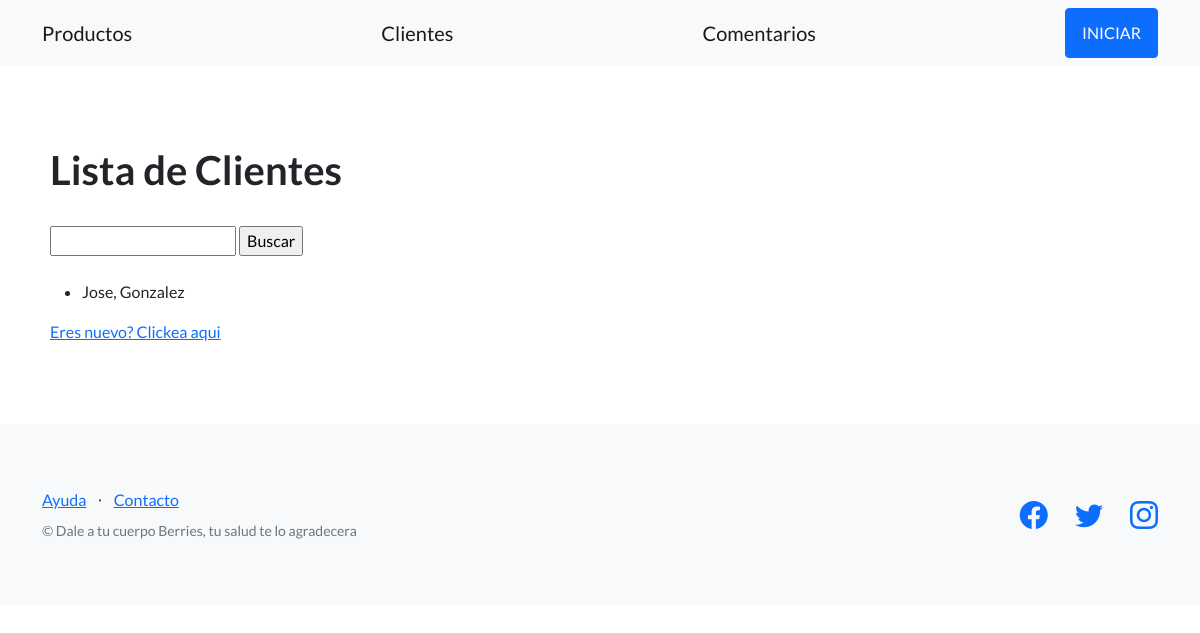
/compras/clientes/, run on an earlier commit of the app's database.
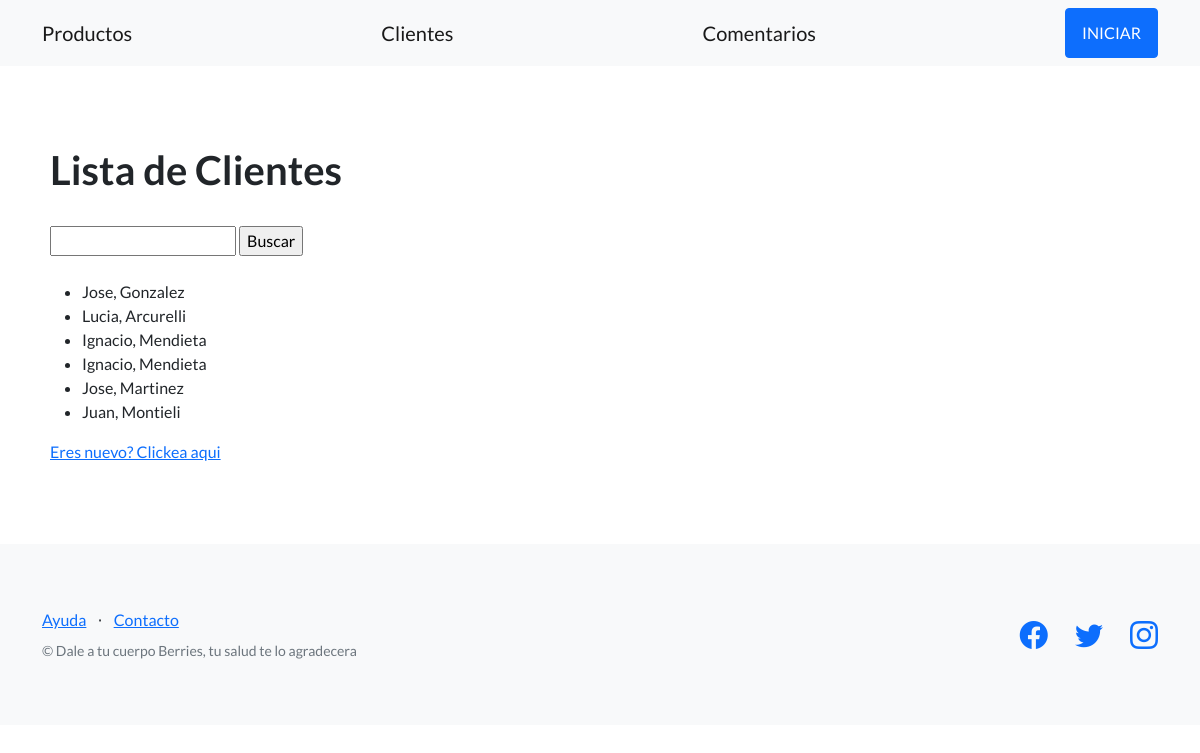
And on a later commit of the database.
### compras_1/models.py (models this page shows, shortened)
class Clientes(models.Model):
    nombre = models.CharField(max_length=256)
    apellido = models.CharField(max_length=256)
    dni = models.CharField(max_length=32, unique=True)
    email = models.EmailField()
    fecha_nac = models.DateField()

### compras_1/views.py (the view)
# urls.py: path('clientes/', listar_clientes, name="listar_clientes"),
def listar_clientes(request):
    clientes = {
        'clientes': Clientes.objects.all()
    }
    return render(
        request=request,
        template_name='compras_1/lista_clientes.html',
        context=clientes,
    )

### compras_1/templates/compras_1/lista_clientes.html (shortened to what this page needs)
{% extends 'compras_1/base.html'%}
{% block contenido %}
    <h1>Lista de Clientes</h1>
    <br>
    <form action="{% url 'buscar_cliente' %}" method="post">
      <input type="text" name="busqueda">
      <input type="submit" value="Buscar">
    </form>
  <br>
    <ul>
      {% for cliente in clientes %}
      <li>{{cliente.nombre}}, {{cliente.apellido}}</li>
      {% endfor %}
    </ul>
    <a href="{% url 'crear_cliente' %}">Eres nuevo? Clickea aqui </a>
{% endblock contenido %}

### compras_1/templates/compras_1/base.html (shortened to what this page needs)
{% load static %}
<!DOCTYPE html>
<html lang="en">
    <head>
        <link href="https://cdn.jsdelivr.net/npm/bootstrap-icons@1.5.0/font/bootstrap-icons.css" rel="stylesheet" type="text/css" />
        <link href="{% static 'css/styles.css' %}" rel="stylesheet" />
    </head>
    <body>
        <nav class="navbar navbar-light bg-light static-top">
            <div class="container">
                <a class="navbar-brand" href="{% url 'listar_productos' %}">Productos</a>
                <a class="navbar-brand" href="{% url 'listar_clientes' %}">Clientes</a>
                <a class="navbar-brand" href="{% url 'listar_comentarios' %}">Comentarios</a>
                <a class="btn btn-primary" href="{% url 'inicio' %}">INICIAR</a>
            </div>
        </nav>
        <section style="padding:80px 50px;">
            {% block contenido %}
            {% endblock contenido %}
        </section>
        <footer class="footer bg-light">
            <div class="container">
                <div class="row">
                    <div class="col-lg-6 h-100 text-center text-lg-start my-auto">
                        <ul class="list-inline mb-2">
                            <li class="list-inline-item"><a href="#!">Ayuda</a></li>
                            <li class="list-inline-item">⋅</li>
                            <li class="list-inline-item"><a href="#!">Contacto</a></li>
                        </ul>
                        <p class="text-muted small mb-4 mb-lg-0">&copy; Dale a tu cuerpo Berries, tu salud te lo agradecera </p>
                    </div>
                    <div class="col-lg-6 h-100 text-center text-lg-end my-auto">
                        <ul class="list-inline mb-0">
                            <li class="list-inline-item me-4">
                                <a href="#!"><i class="bi-facebook fs-3"></i></a>
                            </li>
                            <li class="list-inline-item me-4">
                                <a href="#!"><i class="bi-twitter fs-3"></i></a>
                            </li>
                            <li class="list-inline-item">
                                <a href="https://www.instagram.com/deliberry.ba/?hl=es"><i class="bi-instagram fs-3"></i></a>
                            </li>
                        </ul>
                    </div>
                </div>
            </div>
        </footer>
    </body>
</html>

What changed in the data, as far as the page shows it:
added Clientes: nombre "Lucia", apellido "Arcurelli"
added Clientes: nombre "Ignacio", apellido "Mendieta"
added Clientes: nombre "Ignacio", apellido "Mendieta"
added Clientes: nombre "Jose", apellido "Martinez"
added Clientes: nombre "Juan", apellido "Montieli"
